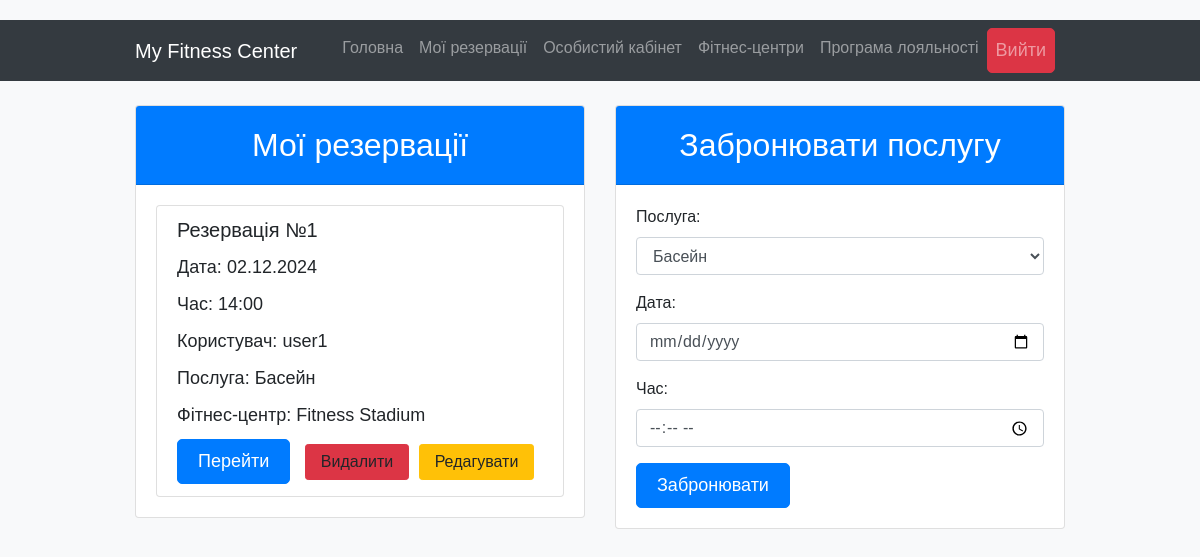
Page /user/reservations (signed in) on the earlier database version.
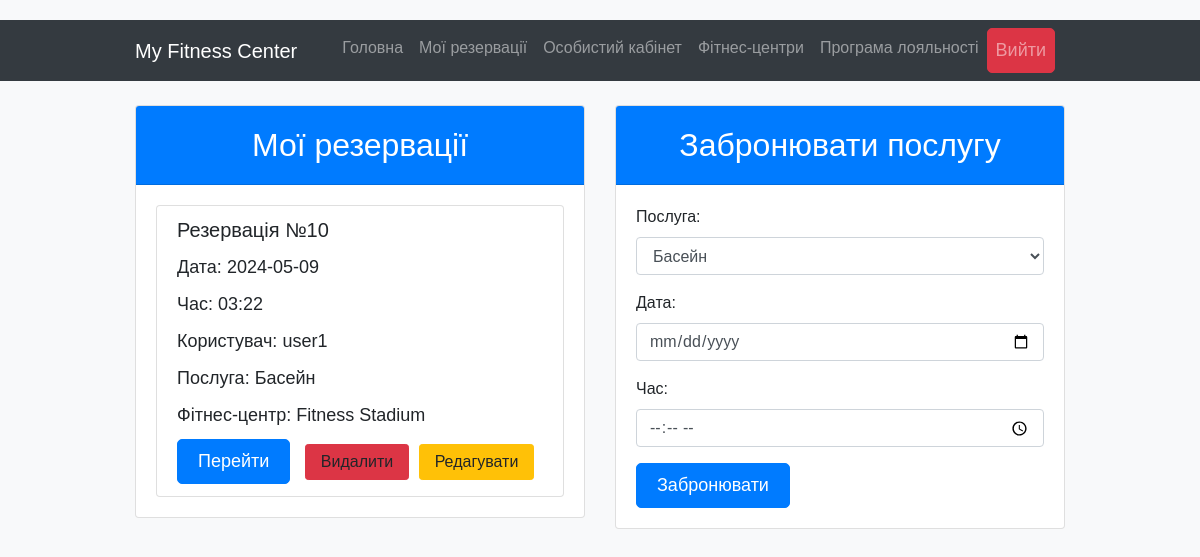
Same page on the later database version.
### tables this page shows
CREATE TABLE reservation (id INTEGER NOT NULL UNIQUE, user_id INTEGER NOT NULL REFERENCES user (id), service_id INTEGER NOT NULL REFERENCES service (id), date TEXT NOT NULL, time TEXT NOT NULL, PRIMARY KEY (id AUTOINCREMENT));

CREATE TABLE user (id INTEGER NOT NULL UNIQUE, funds INTEGER NOT NULL DEFAULT 0, login TEXT NOT NULL UNIQUE, password TEXT NOT NULL, birth_date TEXT NOT NULL, phone TEXT NOT NULL, PRIMARY KEY (id AUTOINCREMENT));

CREATE TABLE service (id INTEGER NOT NULL UNIQUE, name TEXT NOT NULL UNIQUE, duration TEXT NOT NULL DEFAULT 0, description TEXT, price INTEGER NOT NULL DEFAULT 0, gym_id INTEGER NOT NULL REFERENCES gym (id), max_attendees INTEGER NOT NULL DEFAULT 1);

CREATE TABLE gym (id INTEGER NOT NULL UNIQUE, adress TEXT NOT NULL, contacts TEXT NOT NULL, name TEXT NOT NULL UNIQUE, PRIMARY KEY (id AUTOINCREMENT));

### app.py (the view)
@app.route('/user/reservations', methods=['GET', 'POST'])
@login_required
def user_reservations():
    user = session.get('user', None)
    if request.method == 'GET':
        with SQLiteDatabase('DB.db') as db:
            services = db.select_method("service", columns=['id', 'name'], fetch_all=True)
            reservations = db.select_method("reservation", join={'user': 'reservation.user_id = user.id',
                                                                 'service': 'reservation.service_id = service.id',
                                                                 'gym': 'service.gym_id = gym.id'},
                                            columns=['reservation.id AS reservation_id', 'reservation.date',
                                                     'reservation.time', 'user.login AS user_name',
                                                     'service.name AS service_name', 'gym.name AS gym_name'],
                                            condition={'user_id': user['id']}, fetch_all=True)
        return render_template('reservations.html', reservations=reservations, services=services)
    else:
        with SQLiteDatabase('DB.db') as db:
            db.commit("reservation", {'user_id': user['id'], 'service_id': request.form.get('service_id'),
                                      'date': request.form.get('date'), 'time': request.form.get('time')})
        return redirect('/user/reservations')

### app.py (called while the page is built)
def dict_factory(cursor, row):
    d = {}
    for idx, col in enumerate(cursor.description):
        d[col[0]] = row[idx]
    return d

def login_required(f):
    @wraps(f)
    def wrapper(*args, **kwargs):
        if 'user' in session:
            return f(*args, **kwargs)
        else:
            return redirect('/login')
    return wrapper

    def __enter__(self):
        self.connection = sqlite3.connect(self.db_path)
        self.connection.row_factory = dict_factory
        return self

    def __exit__(self, exc_type, exc_val, exc_tb):
        if self.connection:
            self.connection.close()

### templates/reservations.html (shortened to what this page needs)
<!DOCTYPE html>
<html lang="uk">
<head>
    <link href="https://stackpath.bootstrapcdn.com/bootstrap/4.5.2/css/bootstrap.min.css" rel="stylesheet">
</head>
<body>
<nav class="navbar navbar-expand-lg navbar-dark bg-dark">
    <div class="container">
        <a class="navbar-brand" href="/">My Fitness Center</a>
        <div class="collapse navbar-collapse" id="navbarNav">
            <ul class="navbar-nav ml-auto">
                <li class="nav-item">
                    <a class="nav-link" href="/">Головна</a>
                </li>
                <li class="nav-item">
                    <a class="nav-link" href="/user/reservations">Мої резервації</a>
                </li>
                <li class="nav-item">
                    <a class="nav-link" href="/user">Особистий кабінет</a>
                </li>
                <li class="nav-item">
                    <a class="nav-link" href="/fitness_center">Фітнес-центри</a>
                </li>
                <li class="nav-item">
                    <a class="nav-link" href="/">Програма лояльності</a>
                </li>
                <li class="nav-item">
                    <a class="nav-link btn btn-primary btn-logout" href="/logout">Вийти</a>
                </li>
            </ul>
        </div>
    </div>
</nav>
<div class="container">
    <div class="row">
        <div class="col-md-6">
            <div class="card">
                <div class="card-header">
                    <h2 class="card-title mb-0">Мої резервації</h2>
                </div>
                <div class="card-body">
                    {% if reservations %}
                        <ul class="list-group">
                            {% for reservation in reservations %}
                                <li class="list-group-item">
                                    <h5 class="card-title highlight">Резервація №{{ reservation.reservation_id }}</h5>
                                    <p class="card-text">Дата: {{ reservation.date }}</p>
                                    <p class="card-text">Час: {{ reservation.time }}</p>
                                    <p class="card-text">Користувач: {{ reservation.user_name }}</p>
                                    <p class="card-text">Послуга: {{ reservation.service_name }}</p>
                                    <p class="card-text">Фітнес-центр: {{ reservation.gym_name }}</p>
                                    <a href="/user/reservations/{{ reservation.reservation_id }}" class="btn btn-primary btn-sm">Перейти</a>
                                    <a href="#" class="btn btn-delete btn-sm">Видалити</a>
                                    <a href="#" class="btn btn-edit btn-sm">Редагувати</a>
                                </li>
                            {% endfor %}
                        </ul>
                    {% else %}
                        <p class="card-text">Ви ще не здійснили жодної резервації</p>
                    {% endif %}
                </div>
            </div>
        </div>
        <div class="col-md-6">
            <div class="card">
                <div class="card-header">
                    <h2 class="card-title mb-0 review-title">Забронювати послугу</h2>
                </div>
                <div class="card-body review-form">
                    <form method="post" action="/user/reservations">
                        <div class="form-group">
                            <label for="service_id">Послуга:</label>
                            <select class="form-control" id="service_id" name="service_id" required>
                                {% for service in services %}
                                    <option value="{{ service.id }}">{{ service.name }}</option>
                                {% endfor %}
                            </select>
                        </div>
                        <div class="form-group">
                            <label for="date">Дата:</label>
                            <input type="date" class="form-control" id="date" name="date" required>
                        </div>
                        <div class="form-group">
                            <label for="time">Час:</label>
                            <input type="time" class="form-control" id="time" name="time" required>
                        </div>
                        <button type="submit" class="btn btn-primary">Забронювати</button>
                    </form>
                </div>
            </div>
        </div>
    </div>
</div>
</body>
</html>

### templates/reservations.html (style rules this page uses)
body { background-color: #f8f9fa; font-family: Arial, sans-serif; padding-top: 20px; }
.container { max-width: 960px; }
.card { margin-bottom: 20px; }
.card-header { background-color: #007bff; color: #fff; text-align: center; border-radius: 10px 10px 0 0; padding: 20px 0; font-size: 24px; }
.card-body { padding: 20px; }
.card-text { font-size: 18px; margin-bottom: 10px; }
.btn-primary { background-color: #007bff; border-color: #007bff; border-radius: 5px; padding: 8px 20px; font-size: 18px; margin-right: 10px; }
.btn-logout { background-color: #dc3545; border-color: #dc3545; }
.btn-delete, .btn-edit { padding: 5px 15px; font-size: 16px; margin-right: 5px; }
.btn-delete { background-color: #dc3545; border-color: #dc3545; }
.btn-edit { background-color: #ffc107; border-color: #ffc107; }

Differences in the rows shown:
removed reservation: reservation_id "1", date "02.12.2024", time "14:00", user_name "user1", service_name "Басейн", gym_name "Fitness Stadium"
added reservation: reservation_id "10", date "2024-05-09", time "03:22", user_name "user1", service_name "Басейн", gym_name "Fitness Stadium"
